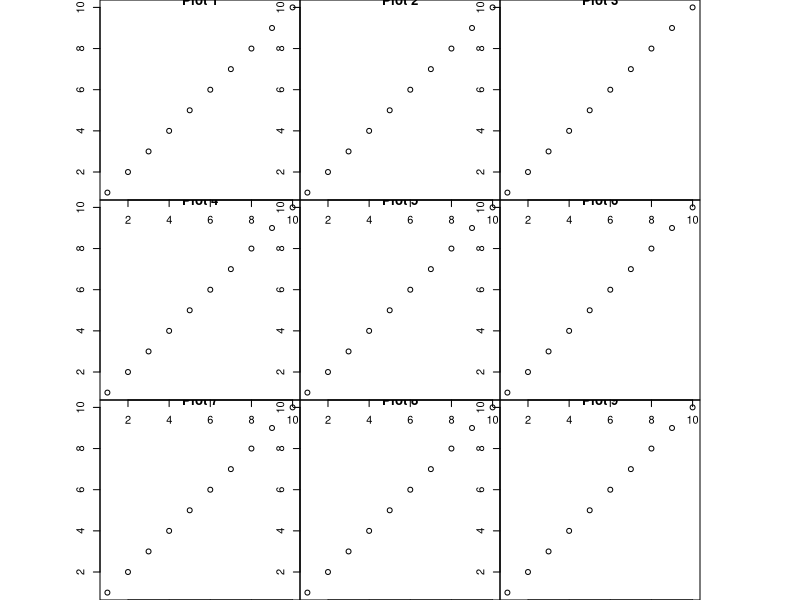

Write the R code that produced this figure. (Note: this script raises an error after producing the figure.)
.pardef <- par(no.readonly = TRUE)
on.exit(par(.pardef))

w   <-  dev.size("in")[1]
h   <-  dev.size("in")[2]
lmin <- min(w,h)
if(h < w){
  omi.w <- (w - lmin)/2
  omi.l <- 0.0 * lmin
} else {
  omi.l <- (h - lmin)/2
  omi.w <- 0.0 *lmin
}

# Set the margins to zero
par(mar = c(0,0,0,0), pty = "s", mfrow = c(3,3),
    omi = c(omi.l,omi.w,omi.l,omi.w),
    mai = c(0, 0 ,0 ,0 ))

# Create the plots within the grid
for (i in 1:9) {
  plot(1:10, main = paste("Plot", i), xaxt = "s", yaxt = "s")
}
#par(mfrow = c(1,1))
par(.pardef)


###############################



eda_qqmat(mtcars, mpg, cyl)
eda_qqmat(mtcars, mpg, am, resid= TRUE)


lst <- split(mtcars$mpg, mtcars$cyl)
lst2 <- lapply(lst, FUN = function(x){x - mean(x)})
range(unlist(lst2))


fac_num <- 4

#graphics.off()

num.plots <- (fac_num^2)

# Note that the layout/lcm combo can generate an invalid graphics state
# when the plot window is resized (as expected). But when rerunning the
# code chunk that extracts the new plot window size and regenerates a layout
# R will continue complaining that the plot device is in an invalid state.
# The workaround seems to be to generate a bnak plot before recreating the
# layout
#
.pardef <- par(no.readonly = TRUE)
on.exit(par(.pardef))
tryCatch({
  layout1(fac_num, num.plots)
}, error = function(e) {
  cat("Error:", e$message, "\n")
  # Handle the error, e.g., provide alternative visualization or log the issue
  par(mfrow = c(1,1))
  plot(0, type='n',axes=FALSE,ann=FALSE)
  layout1(fac_num, num.plots)
})

# Set the margins to zero
par(mar = c(0,0,0,0), pty = "s")

# Create the plots within the grid
for (i in 1:num.plots) {
  plot(1:10, main = paste("Plot", i))
}
#par(mfrow = c(1,1))
par(.pardef)

##
par("mfrow")
##

layout1 <- function(fac_num, num.plots){
  lmin <- min(dev.size("cm")) # Get smallest window side in cm
  dim.cm <- lmin / fac_num * 1.3
  layout(matrix(1:num.plots, nrow = fac_num),
         widths = rep(lcm(dim.cm), num.plots),
         heights = rep(lcm(dim.cm), num.plots))
}

layout2 <- function(fac_num, num.plots){
  lmin <- min(dev.size("cm")) # Get smallest window side in cm
  dim.cm <- lmin / fac_num * 1.3
  layout(matrix(1:num.plots, nrow = fac_num),
         widths = 1,
         heights = 1)
}

